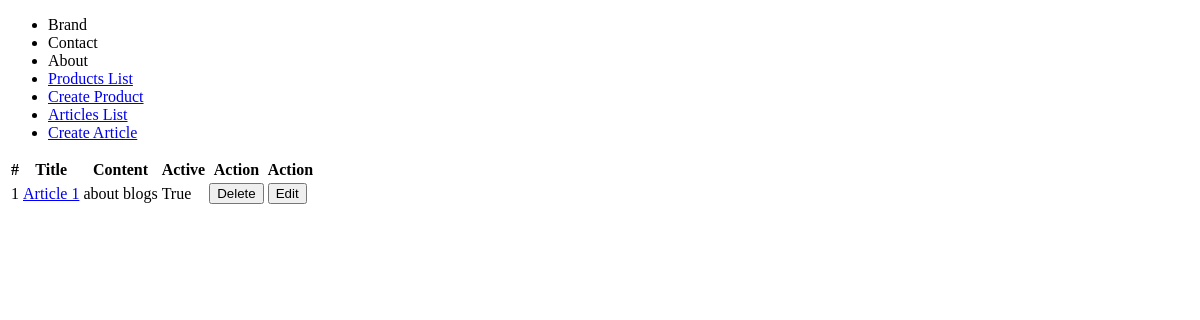
The app's page /articles/, older data.
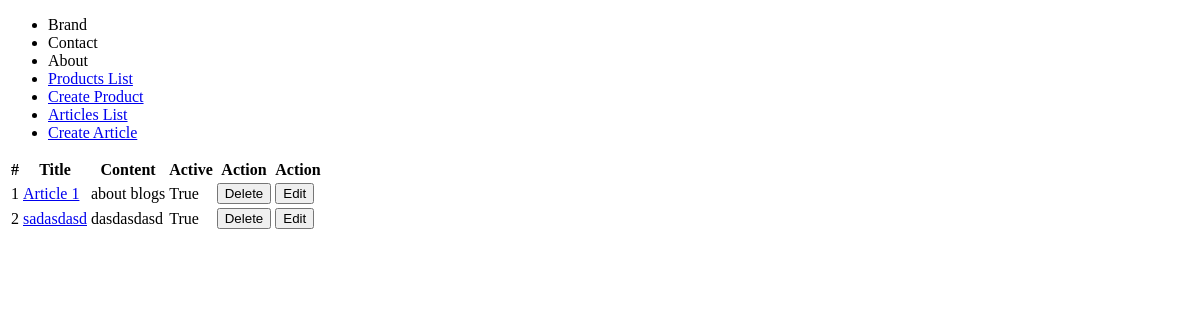
The same page, newer data.
### blog/models.py (models this page shows)
class Article(models.Model):
    title = models.CharField(max_length=200)
    content = models.TextField()
    active = models.BooleanField(default=True)
    def get_absolute_url(self):
        return reverse("articles:article-detail", kwargs={"id": self.id})

### blog/views.py (the view)
# urls.py: path('', ArticleListView.as_view(), name='article-list'),
class ArticleListView(ListView):
    template_name = 'articles/article_list.html'
    queryset = Article.objects.all()  # <blog>/<modelname>_list.html

### blog/templates/articles/article_list.html (shortened to what this page needs)
{% extends 'base.html'%}
{% block content %}
<table>
    <thead>
        <tr>
            <th>#</th>
            <th>Title</th>
            <th>Content</th>
            <th>Active</th>
            <th>Action</th>
            <th>Action</th>
        </tr>
    </thead>
    <tbody>
        {% for instance in object_list %}
        <tr>
            <td>{{ instance.id }}</td>
            <td><a href='{{ instance.get_absolute_url }}'>{{ instance.title }}</a></td>
            <td>{{ instance.content }}</td>
            <td>{{ instance.active }}</td>
            <td>
                <form action="/articles/{{ instance.id }}/delete/" method="POST">
                    <input type="submit" value="Delete">
                </form>
            </td>
            <td>
                <form action="/articles/{{ instance.id }}/update/" method="GET">
                    <input type="submit" value="Edit">
                </form>
            </td>
        </tr>
        {% endfor %}
    </tbody>
</table>
{% endblock %}

Row changes from the older to the newer data that the page shows:
added Article: id "2", title "sadasdasd", content "dasdasdasd", active "True"
